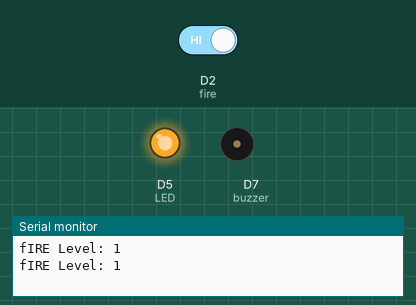
This sketch was run on a simulated ESP8266 (NodeMCU). Shown: output pins drawn as LEDs (lit = HIGH), buzzer (waves = sounding, pin HIGH), the last lines printed to the serial monitor. The inputs (shaded band) are chosen by the test bench; at power-on: D2 (fire) HIGH. WiFi joins after 1.5 s; servers stay silent unless stated.

Above: at 5.0 s.
5.1 s: D2 (fire) driven LOW
At 5.9 s:
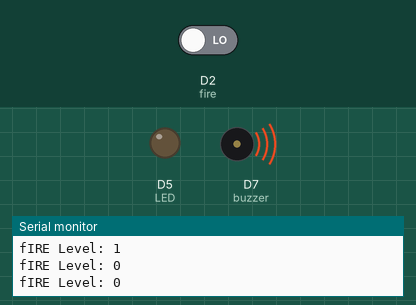
6.8 s: D2 (fire) driven HIGH
At 8.2 s:
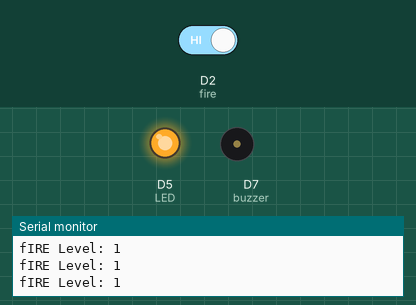
Timing chart, 0 to 9.8 s (numbered marks = the images above; inputs shaded):
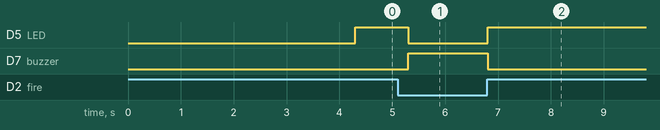

Measured:
- after the input at 5.1 s, D5 (LED): HIGH → LOW after 0.20 s; D7 (buzzer): LOW → HIGH after 0.20 s
- after the input at 6.8 s, D5 (LED): LOW → HIGH at once; D7 (buzzer): HIGH → LOW at once

The sketch:

NodeMCU_Fire_detection_with_email_alert_Blynk2.ino
```cpp
#define BLYNK_TEMPLATE_ID "TMPL6LgQK4Td4"
#define BLYNK_TEMPLATE_NAME "Fire"
#define BLYNK_AUTH_TOKEN "CeP17Cj9PnhpBjvDzet5dP4NYtIHMrjn"

///These lines define some constants used in the Blynk project. The BLYNK_TEMPLATE_ID and BLYNK_TEMPLATE_NAME are used for Blynk's templating feature, which allows creating multiple projects with the same layout. The BLYNK_AUTH_TOKEN is the authentication token required to connect the hardware to the Blynk cloud.

#define BLYNK_PRINT Serial
#include <ESP8266WiFi.h>
#include <BlynkSimpleEsp8266.h>

///These lines include the necessary libraries. BLYNK_PRINT is used to enable debug messages on the Serial port. The ESP8266WiFi library provides functions to work with the Wi-Fi module on the ESP8266 board, and BlynkSimpleEsp8266.h is the library that allows the ESP8266 to communicate with the Blynk server.

char auth[] = BLYNK_AUTH_TOKEN;
char ssid[] = "PHONG 401";
char pass[] = "20072003";
///Here, the authentication token, Wi-Fi SSID, and password are stored in variables. The auth variable will be used to authenticate the hardware with the Blynk server, and the ssid and pass variables contain the Wi-Fi network credentials to connect to the local Wi-Fi network.
BlynkTimer timer;
///A BlynkTimer object is created. This timer is used to schedule periodic events and is particularly useful when you want to run certain functions at specific intervals.
#define fire D2
#define LED D5
#define buzzer  D7
int fire_Val = 0;
///Three constants are defined for the GPIO pins connected to the fire sensor, LED, and buzzer. These constants will make it easier to refer to these pins throughout the code.
WidgetLED led(V1);
///A WidgetLED object is created, which is associated with the Virtual Pin V1. This allows controlling the LED widget in the Blynk app through the code.
void setup()
{
  Serial.begin(9600);
  pinMode(LED, OUTPUT);
  pinMode(fire, INPUT);
  pinMode(buzzer, OUTPUT);

  Blynk.begin(auth, ssid, pass);
  delay(2000);
  timer.setInterval(500L, mySensor);
}
///The setup() function is where the initial setup is done. It performs the following tasks:

// Initializes the Serial communication for debugging messages.
// Sets the LED and buzzer pins as output, and the fire pin as an input.
// Initiates the Blynk connection by calling Blynk.begin() with the authentication token and Wi-Fi credentials.
// Delays the code for 2000 milliseconds (2 seconds) to allow the Wi-Fi connection to establish.
// Sets the interval for the mySensor() function to be called every 500 milliseconds (0.5 seconds) using the timer.setInterval() function.
void loop()
{
  Blynk.run();
  timer.run();
}
// In the loop() function, Blynk.run() is called to handle communication between the hardware and the Blynk server. The timer.run() function is called to allow the scheduled tasks (such as mySensor()) to be executed.
void mySensor()
{
  fire_Val = digitalRead(fire);

  if (fire_Val == LOW)
  {
    Blynk.logEvent("fire_alert");
    digitalWrite(LED, LOW);
    digitalWrite(buzzer, HIGH);
    Blynk.virtualWrite(V0, 1);
    Serial.print("fIRE Level: ");
    Serial.println(fire_Val);
    led.on();
  }

  else
  {
    digitalWrite(LED, HIGH);
    digitalWrite(buzzer, LOW);
    Blynk.virtualWrite(V0, 0);
    Serial.print("fIRE Level: ");
    Serial.println(fire_Val);
    led.off();
  }
}
// The mySensor() function is a timer event handler. It is called every 500 milliseconds (as set in the setup() function). This function does the following:

// Reads the value from the fire sensor (D2) and stores it in the fire_Val variable.
// If the fire sensor reads LOW (indicating the presence of fire):
// It logs an event named "fire_alert" to Blynk using Blynk.logEvent().
// Turns on the LED and buzzer by setting the corresponding pins to LOW and HIGH, respectively.
// Sends a virtual write to V0 with the value 1 to update the corresponding widget in the Blynk app.
// Prints the fire level (0) to the Serial monitor.
// Turns on the LED widget in the Blynk app by calling led.on().
// If the fire sensor reads HIGH (indicating no fire):
// Turns off the LED and buzzer by setting the corresponding pins to HIGH and LOW, respectively.
// Sends a virtual write to V0 with the value 0 to update the corresponding widget in the Blynk app.
// Prints the fire level (1) to the Serial monitor.
// Turns off the LED widget in the Blynk app by calling led.off().
```
